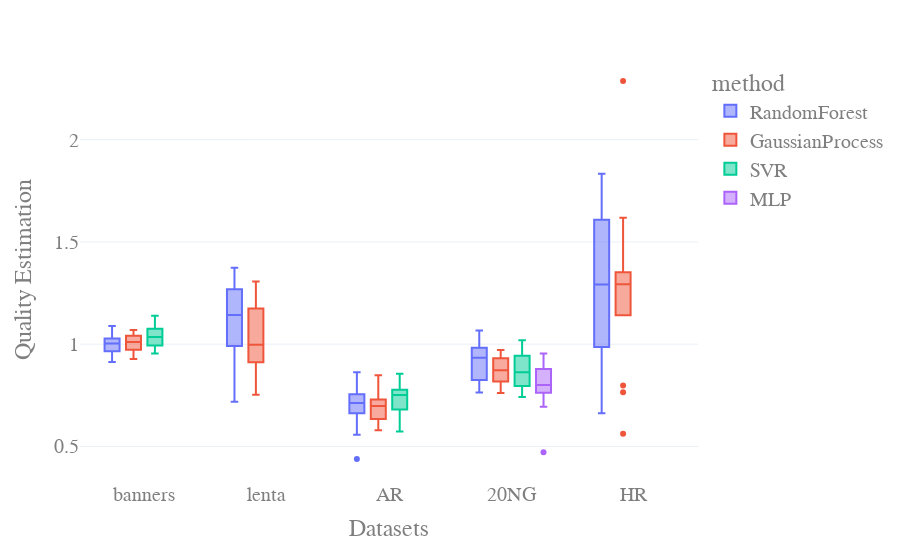

The notebook cell saved with this chart:
### Code cell
fig = px.box(data, x="dataset", y="best_fit", color="method", template='plotly_white')
# fig.update_traces(quartilemethod="exclusive") # or "inclusive", or "linear" by default
fig.update_layout(
    xaxis_title="Datasets",
    yaxis_title="Quality Estimation",
    font=dict(
        family="Courier New, monospace",
        size=20,
        color="#7f7f7f"
    )
)
fig.show()

### Figure 1 — Plotly figure (JSON) as saved in the notebook; plotly's stock layout.template omitted (floating-point values rounded to 4 significant figures)
{"data": [{"alignmentgroup": "True", "hovertemplate": "method=RandomForest<br>dataset=%{x}<br>best_fit=%{y}<extra></extra>", "legendgroup": "RandomForest", "marker": {"color": "#636efa"}, "name": "RandomForest", "notched": false, "offsetgroup": "RandomForest", "orientation": "v", "showlegend": true, "type": "box", "x": ["banners", "banners", "banners", "banners", "banners", "banners", "banners", "banners", "banners", "banners", "banners", "banners", "banners", "banners", "banners", "lenta", "lenta", "lenta", "lenta", "lenta", "lenta", "lenta", "lenta", "lenta", "lenta", "lenta", "lenta", "lenta", "lenta", "lenta", "AR", "AR", "AR", "AR", "AR", "AR", "AR", "AR", "AR", "AR", "AR", "AR", "AR", "AR", "AR", "AR", "AR", "AR", "AR", "AR", "AR", "20NG", "20NG", "20NG", "20NG", "20NG", "20NG", "20NG", "20NG", "20NG", "20NG", "20NG", "20NG", "20NG", "20NG", "20NG", "HR", "HR", "HR", "HR", "HR", "HR", "HR", "HR", "HR", "HR", "HR", "HR", "HR", "HR", "HR", "HR", "HR", "HR", "HR", "HR", "HR", "HR", "HR", "HR", "HR", "HR", "HR"], "x0": " ", "xaxis": "x", "y": [0.9852, 1.058, 1.02, 0.9724, 1.088, 0.9411, 0.9632, 1.026, 1.003, 1.031, 1.006, 0.9128, 0.9471, 1.003, 1.028, 1.188, 0.9716, 1.287, 0.951, 1.001, 0.9888, 0.9972, 1.374, 1.317, 0.7182, 1.211, 1.143, 1.292, 1.066, 1.205, 0.8086, 0.8627, 0.7425, 0.7526, 0.6585, 0.6429, 0.7615, 0.6631, 0.769, 0.7424, 0.4388, 0.7063, 0.6781, 0.7338, 0.7121, 0.5867, 0.8204, 0.6886, 0.7497, 0.7107, 0.557, 0.853, 0.9363, 0.9846, 1.066, 0.9779, 0.8734, 0.7639, 0.937, 0.9331, 1.032, 0.8163, 0.8766, 0.8043, 0.8054, 1.012, 1.729, 1.3, 0.6623, 0.8052, 1.626, 1.147, 1.729, 1.3, 0.6623, 0.8052, 1.626, 1.147, 0.8737, 0.828, 1.116, 1.356, 1.152, 1.82, 1.348, 1.291, 1.555, 1.695, 1.446, 1.833, 0.9424, 1.258, 1.183], "y0": " ", "yaxis": "y"}, {"alignmentgroup": "True", "hovertemplate": "method=GaussianProcess<br>dataset=%{x}<br>best_fit=%{y}<extra></extra>", "legendgroup": "GaussianProcess", "marker": {"color": "#EF553B"}, "name": "GaussianProcess", "notched": false, "offsetgroup": "GaussianProcess", "orientation": "v", "showlegend": true, "type": "box", "x": ["20NG", "20NG", "20NG", "20NG", "20NG", "20NG", "20NG", "20NG", "20NG", "20NG", "20NG", "20NG", "20NG", "20NG", "banners", "banners", "banners", "banners", "banners", "banners", "banners", "banners", "banners", "banners", "banners", "banners", "banners", "banners", "banners", "HR", "HR", "HR", "HR", "HR", "HR", "HR", "HR", "HR", "HR", "HR", "HR", "HR", "HR", "AR", "AR", "AR", "AR", "AR", "AR", "AR", "AR", "AR", "AR", "AR", "AR", "AR", "AR", "AR", "lenta", "lenta", "lenta", "lenta", "lenta", "lenta", "lenta", "lenta", "lenta", "lenta", "lenta", "lenta", "lenta", "lenta", "lenta", "lenta", "lenta", "lenta", "lenta"], "x0": " ", "xaxis": "x", "y": [0.9283, 0.8175, 0.7929, 0.761, 0.936, 0.8502, 0.8143, 0.9308, 0.837, 0.9169, 0.9376, 0.8937, 0.8436, 0.9712, 0.9273, 0.9842, 1.023, 0.9704, 1.027, 0.9404, 1.006, 1.07, 1.064, 1.017, 1.046, 0.9808, 1.01, 0.9671, 1.069, 1.338, 1.366, 1.351, 1.142, 1.252, 1.275, 2.286, 1.311, 1.317, 1.618, 0.5625, 0.7647, 1.265, 0.7985, 0.6577, 0.7173, 0.5795, 0.6278, 0.6982, 0.7102, 0.6076, 0.8477, 0.7019, 0.8032, 0.6021, 0.6706, 0.7332, 0.8028, 0.6531, 0.952, 0.9537, 0.8906, 0.9383, 1.162, 1.1, 1.306, 1.006, 0.9036, 1.294, 1.27, 0.8276, 0.7534, 0.9967, 1.066, 1.179, 1.282, 0.892, 0.9579], "y0": " ", "yaxis": "y"}, {"alignmentgroup": "True", "hovertemplate": "method=SVR<br>dataset=%{x}<br>best_fit=%{y}<extra></extra>", "legendgroup": "SVR", "marker": {"color": "#00cc96"}, "name": "SVR", "notched": false, "offsetgroup": "SVR", "orientation": "v", "showlegend": true, "type": "box", "x": ["20NG", "20NG", "20NG", "20NG", "20NG", "20NG", "20NG", "20NG", "20NG", "20NG", "20NG", "20NG", "20NG", "banners", "banners", "banners", "banners", "banners", "banners", "banners", "banners", "banners", "banners", "banners", "banners", "banners", "banners", "AR", "AR", "AR", "AR", "AR", "AR", "AR", "AR", "AR", "AR", "AR", "AR", "AR", "AR"], "x0": " ", "xaxis": "x", "y": [0.7859, 0.7986, 1.019, 0.8422, 0.8836, 0.8631, 0.9336, 0.8596, 0.9514, 0.9409, 0.7421, 1.004, 0.7642, 0.9755, 1.031, 1.046, 1.027, 0.9932, 0.9845, 1.111, 1.033, 0.9542, 1.138, 1.037, 1.039, 1.076, 1.097, 0.6807, 0.7639, 0.8162, 0.7778, 0.74, 0.8557, 0.7704, 0.6833, 0.583, 0.6677, 0.8147, 0.706, 0.5738, 0.7761], "y0": " ", "yaxis": "y"}, {"alignmentgroup": "True", "hovertemplate": "method=MLP<br>dataset=%{x}<br>best_fit=%{y}<extra></extra>", "legendgroup": "MLP", "marker": {"color": "#ab63fa"}, "name": "MLP", "notched": false, "offsetgroup": "MLP", "orientation": "v", "showlegend": true, "type": "box", "x": ["20NG", "20NG", "20NG", "20NG", "20NG", "20NG", "20NG", "20NG", "20NG", "20NG", "20NG"], "x0": " ", "xaxis": "x", "y": [0.9539, 0.7672, 0.4716, 0.8793, 0.8007, 0.7608, 0.8958, 0.6939, 0.7747, 0.8786, 0.8312], "y0": " ", "yaxis": "y"}], "layout": {"boxmode": "group", "font": {"color": "#7f7f7f", "family": "Courier New, monospace", "size": 20}, "legend": {"title": {"text": "method"}, "tracegroupgap": 0}, "margin": {"t": 60}, "xaxis": {"anchor": "y", "domain": [0, 1], "title": {"text": "Datasets"}}, "yaxis": {"anchor": "x", "domain": [0, 1], "title": {"text": "Quality Estimation"}}}}
